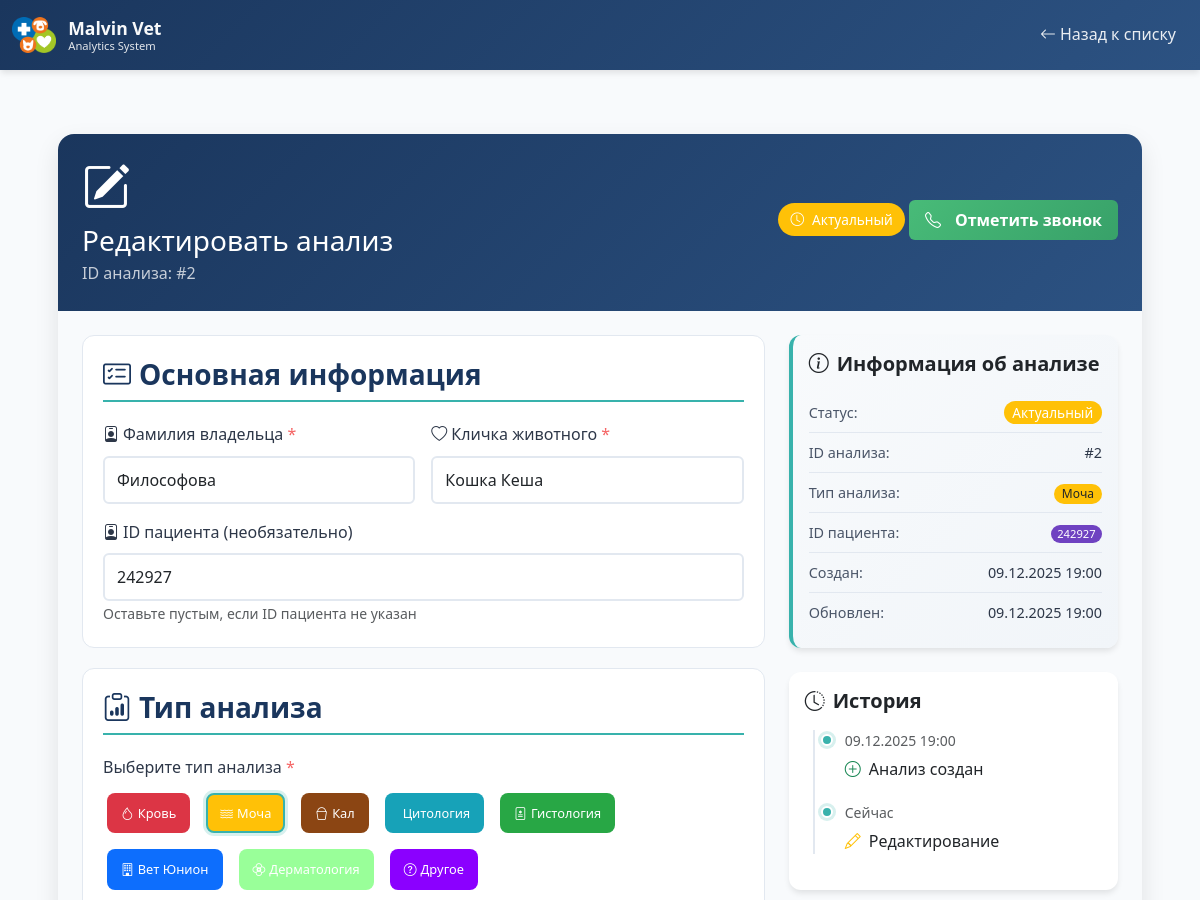
The app's page /analysis/2/edit (signed in, upper part), older data.
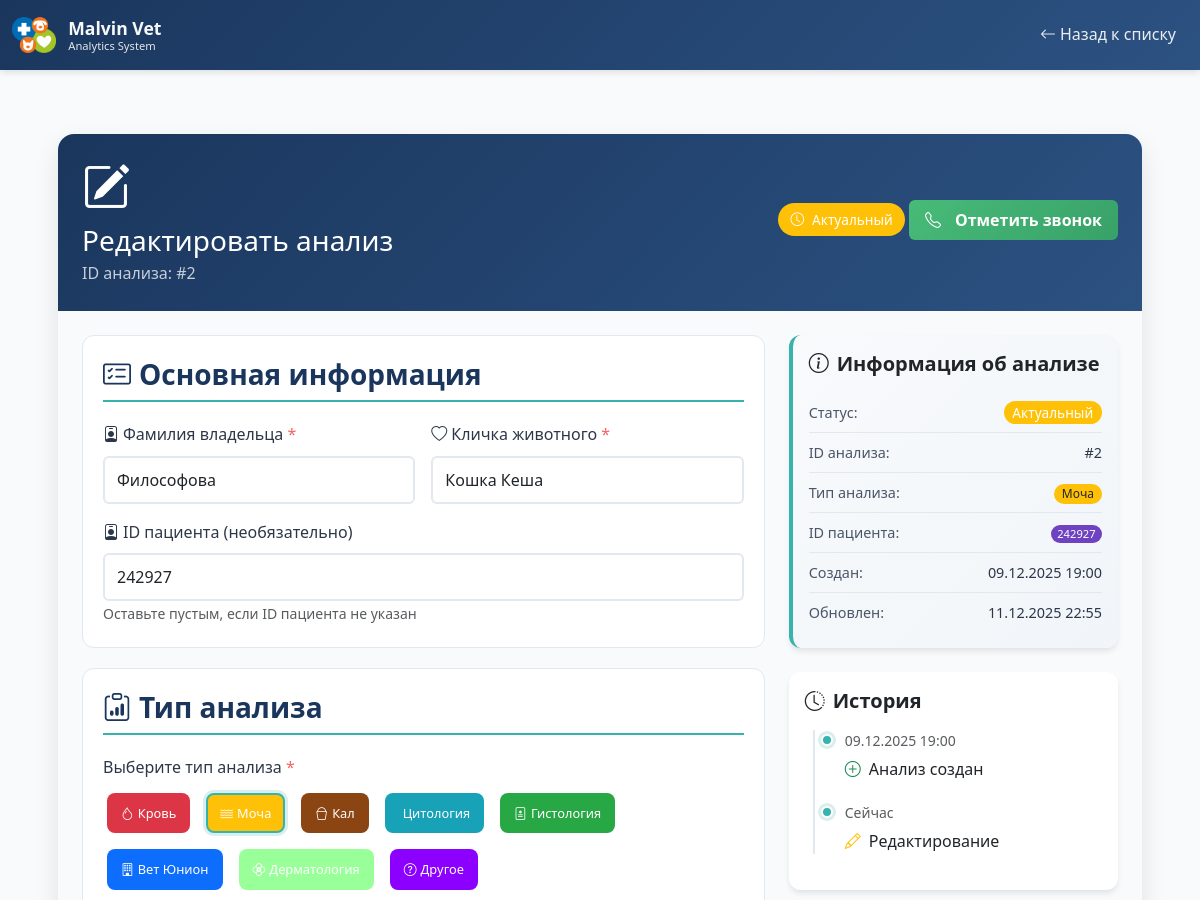
The same page, newer data.
### app.py (models this page shows)
class Analysis(db.Model):
    id = db.Column(db.Integer, primary_key=True)
    patient_id = db.Column(db.String(50))  # ID пациента
    client_surname = db.Column(db.String(100), nullable=False)
    pet_name = db.Column(db.String(100), nullable=False)
    analysis_type = db.Column(db.String(50), nullable=False)
    status = db.Column(db.String(20), default='actual')  # actual, processed
    is_called = db.Column(db.Boolean, default=False)
    call_date = db.Column(db.DateTime)
    created_at = db.Column(db.DateTime, default=datetime.utcnow)
    updated_at = db.Column(db.DateTime, default=datetime.utcnow, onupdate=datetime.utcnow)
    doctor_id = db.Column(db.Integer, db.ForeignKey('doctor.id'), nullable=False)
    notes = db.Column(db.Text)
    doctor = db.relationship('Doctor', backref='analysis_ref')

### app.py (the view, shortened to what this page needs)
@app.route('/analysis/<int:analysis_id>/edit', methods=['GET', 'POST'])
@login_required
def edit_analysis(analysis_id):
    analysis = Analysis.query.get_or_404(analysis_id)
    doctors = Doctor.query.order_by(Doctor.name).all()
    return render_template('edit_analysis.html', analysis=analysis, doctors=doctors)

### app.py (called while the page is built)
def login_required(f):
    @wraps(f)
    def decorated_function(*args, **kwargs):
        if not session.get('logged_in'):
            flash('Пожалуйста, войдите в систему', 'warning')
            return redirect(url_for('login'))
        return f(*args, **kwargs)
    return decorated_function

### templates/edit_analysis.html (shortened to what the changed rows need)
<!DOCTYPE html>
{% macro analysis_badge(analysis_type) %}
    {% set analysis_colors = {
        'Кровь': 'blood',
        'Моча': 'urine',
        'Кал': 'feces',
        'Цитология': 'cytology',
        'Гистология': 'histology',
        'Вет Юнион': 'vet-union',
        'Дерматология': 'dermatology'
    } %}
    {% if analysis_type in analysis_colors %}
    <span class="badge badge-{{ analysis_colors[analysis_type] }} analysis-badge">
        {{ analysis_type }}
    </span>
    {% else %}
    <span class="badge badge-manual analysis-badge">
        {{ analysis_type }}
    </span>
    {% endif %}
{% endmacro %}
<html lang="ru" data-bs-theme="light">
<head>
    <link href="https://cdn.jsdelivr.net/npm/bootstrap@5.3.0/dist/css/bootstrap.min.css" rel="stylesheet">
    <link rel="stylesheet" href="https://cdn.jsdelivr.net/npm/bootstrap-icons@1.11.0/font/bootstrap-icons.css">
    <link rel="stylesheet" href="{{ url_for('static', filename='css/style.css') }}">
</head>
<body>
    <div class="container py-5">
        <div class="form-container">
            <div class="form-card">
                <div class="form-header">
                    <div class="d-flex justify-content-between align-items-center">
                        <div>
                            <div class="mb-2">
                                <i class="bi bi-pencil-square display-5"></i>
                            </div>
                            <h1 class="h3 mb-1">Редактировать анализ</h1>
                            <p class="mb-0 opacity-75">ID анализа: #{{ analysis.id }}</p>
                        </div>
                    </div>
                </div>
                <div class="form-body">
                    <div class="row">
                        <div class="col-lg-8">
                            <form method="POST" action="{{ url_for('edit_analysis', analysis_id=analysis.id) }}" id="editAnalysisForm" novalidate>
                                <div class="form-section">
                                    <div class="row g-3">
                                        <div class="col-md-6">
                                            <label for="client_surname" class="form-label required-field">
                                                <i class="bi bi-person-badge me-1"></i>Фамилия владельца
                                            </label>
                                            <input type="text"
                                                   class="form-control"
                                                   id="client_surname"
                                                   name="client_surname"
                                                   value="{{ analysis.client_surname }}"
                                                   required
                                                   placeholder="Введите фамилию владельца">
                                        </div>
                                        <div class="col-md-6">
                                            <label for="pet_name" class="form-label required-field">
                                                <i class="bi bi-heart me-1"></i>Кличка животного
                                            </label>
                                            <input type="text"
                                                   class="form-control"
                                                   id="pet_name"
                                                   name="pet_name"
                                                   value="{{ analysis.pet_name }}"
                                                   required
                                                   placeholder="Введите кличку животного">
                                        </div>
                                    </div>
                                    <div class="mt-3">
                                        <label for="patient_id" class="form-label">
                                            <i class="bi bi-person-badge me-1"></i>ID пациента (необязательно)
                                        </label>
                                        <input type="text"
                                               class="form-control"
                                               id="patient_id"
                                               name="patient_id"
                                               value="{{ analysis.patient_id or '' }}"
                                               placeholder="Введите ID пациента">
                                        <small class="text-muted">Оставьте пустым, если ID пациента не указан</small>
                                    </div>
                                </div>
                            </form>
                        </div>
                        <div class="col-lg-4">
                            <div class="card analysis-info-card mb-4">
                                <div class="card-body">
                                    <div class="info-row d-flex">
                                        <span class="info-label">ID анализа:</span>
                                        <span class="info-value">#{{ analysis.id }}</span>
                                    </div>
                                    <div class="info-row d-flex">
                                        <span class="info-value">
                                            {{ analysis_badge(analysis.analysis_type) }}
                                        </span>
                                    </div>
                                    <div class="info-row d-flex">
                                        <span class="info-value">
                                            {% if analysis.patient_id %}
                                            <span class="badge patient-id-badge">{{ analysis.patient_id }}</span>
                                            {% else %}
                                            <span class="text-muted">Не указан</span>
                                            {% endif %}
                                        </span>
                                    </div>
                                    <div class="info-row d-flex">
                                        <span class="info-label">Создан:</span>
                                        <span class="info-value">
                                            {% if analysis.created_at %}
                                                {{ analysis.created_at.strftime('%d.%m.%Y %H:%M') }}
                                            {% else %}
                                                Не указано
                                            {% endif %}
                                        </span>
                                    </div>
                                    <div class="info-row d-flex">
                                        <span class="info-label">Обновлен:</span>
                                        <span class="info-value">
                                            {% if analysis.updated_at %}
                                                {{ analysis.updated_at.strftime('%d.%m.%Y %H:%M') }}
                                            {% else %}
                                                Не указано
                                            {% endif %}
                                        </span>
                                    </div>
                                </div>
                            </div>
                            <div class="card mb-4">
                                <div class="card-body">
                                    <div class="timeline">
                                        <div class="timeline-item">
                                            <div class="small text-muted mb-1">
                                                {{ analysis.created_at.strftime('%d.%m.%Y %H:%M') }}
                                            </div>
                                            <div class="fw-medium">
                                                <i class="bi bi-plus-circle me-1 text-success"></i>
                                                Анализ создан
                                            </div>
                                        </div>
                                    </div>
                                </div>
                            </div>
                        </div>
                    </div>
                </div>
            </div>
        </div>
    </div>
</body>
</html>

Row changes from the older to the newer data that the page shows:
changed Analysis "Моча": updated_at "09.12.2025 19:00" → "11.12.2025 22:55"
